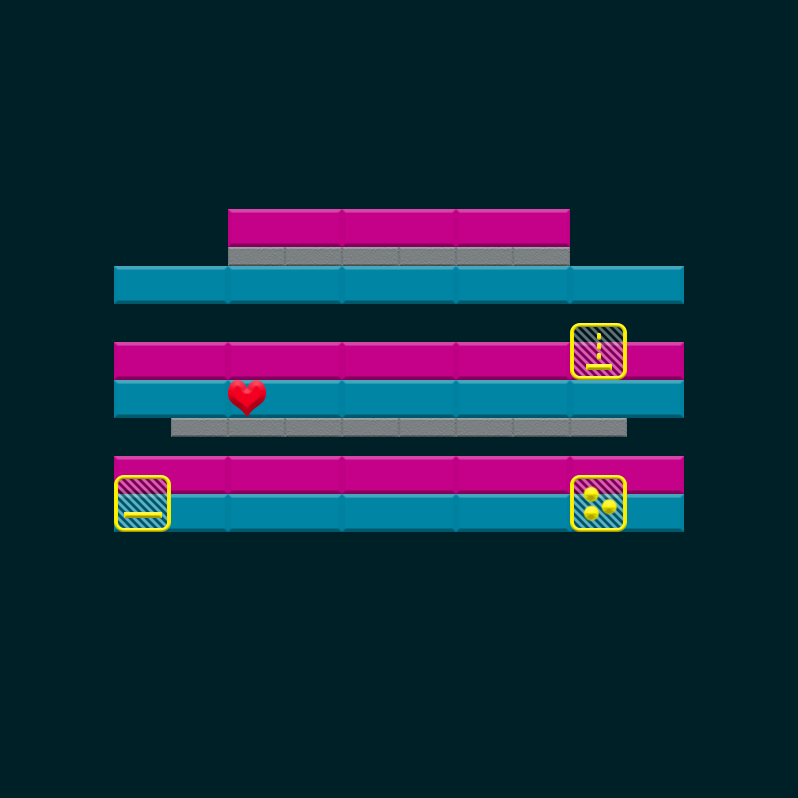

A 2D game scene composited from a Tiled map and its tileset images. What follows is a short description and the map's XML, with each tile layer's data collapsed to a summary:
An orthogonal 14x42 tile map with 57x19 px tiles, 2 tile layers (Bricks, Powerups), 3 tilesets.

<map version="1.0" tiledversion="1.0.3" orientation="orthogonal" renderorder="left-up" width="14" height="42" tilewidth="57" tileheight="19" backgroundcolor="#002028" nextobjectid="15">
 <properties>
  <property name="FinalBallSpeedPercentageIncrease" type="int" value="25" />
 </properties>
 <tileset firstgid="1" name="Bricks" tilewidth="114" tileheight="38" tilecount="18" columns="0">
  <tile id="0">
   <properties>
    <property name="HitsToDestroy" type="int" value="1" />
   </properties>
   <image width="114" height="38" source="../../../../SourceImages/Game/Brick-A1.png" />
  </tile>
  <tile id="1">
   <properties>
    <property name="HitsToDestroy" type="int" value="2" />
   </properties>
   <image width="114" height="38" source="../../../../SourceImages/Game/Brick-A2.png" />
  </tile>
  <tile id="2">
   <properties>
    <property name="HitsToDestroy" type="int" value="1" />
   </properties>
   <image width="114" height="38" source="../../../../SourceImages/Game/Brick-B1.png" />
  </tile>
  <tile id="3">
   <properties>
    <property name="HitsToDestroy" type="int" value="2" />
   </properties>
   <image width="114" height="38" source="../../../../SourceImages/Game/Brick-B2.png" />
  </tile>
  <tile id="4">
   <properties>
    <property name="HitsToDestroy" type="int" value="1" />
   </properties>
   <image width="114" height="38" source="../../../../SourceImages/Game/Brick-C1.png" />
  </tile>
  <tile id="5">
   <properties>
    <property name="HitsToDestroy" type="int" value="2" />
   </properties>
   <image width="114" height="38" source="../../../../SourceImages/Game/Brick-C2.png" />
  </tile>
  <tile id="6">
   <properties>
    <property name="HitsToDestroy" type="int" value="1" />
   </properties>
   <image width="114" height="38" source="../../../../SourceImages/Game/Brick-D1.png" />
  </tile>
  <tile id="7">
   <properties>
    <property name="HitsToDestroy" type="int" value="2" />
   </properties>
   <image width="114" height="38" source="../../../../SourceImages/Game/Brick-D2.png" />
  </tile>
  <tile id="8">
   <properties>
    <property name="HitsToDestroy" type="int" value="-1" />
   </properties>
   <image width="114" height="38" source="../../../../SourceImages/Game/Brick-E1.png" />
  </tile>
  <tile id="9">
   <properties>
    <property name="HitsToDestroy" type="int" value="1" />
   </properties>
   <image width="57" height="19" source="../../../../SourceImages/Game/SmallBrick-A1.png" />
  </tile>
  <tile id="10">
   <properties>
    <property name="HitsToDestroy" type="int" value="2" />
   </properties>
   <image width="57" height="19" source="../../../../SourceImages/Game/SmallBrick-A2.png" />
  </tile>
  <tile id="11">
   <properties>
    <property name="HitsToDestroy" type="int" value="1" />
   </properties>
   <image width="57" height="19" source="../../../../SourceImages/Game/SmallBrick-B1.png" />
  </tile>
  <tile id="12">
   <properties>
    <property name="HitsToDestroy" type="int" value="2" />
   </properties>
   <image width="57" height="19" source="../../../../SourceImages/Game/SmallBrick-B2.png" />
  </tile>
  <tile id="14">
   <properties>
    <property name="HitsToDestroy" type="int" value="1" />
   </properties>
   <image width="57" height="19" source="../../../../SourceImages/Game/SmallBrick-C1.png" />
  </tile>
  <tile id="15">
   <properties>
    <property name="HitsToDestroy" type="int" value="2" />
   </properties>
   <image width="57" height="19" source="../../../../SourceImages/Game/SmallBrick-C2.png" />
  </tile>
  <tile id="16">
   <properties>
    <property name="HitsToDestroy" type="int" value="1" />
   </properties>
   <image width="57" height="19" source="../../../../SourceImages/Game/SmallBrick-D1.png" />
  </tile>
  <tile id="17">
   <properties>
    <property name="HitsToDestroy" type="int" value="2" />
   </properties>
   <image width="57" height="19" source="../../../../SourceImages/Game/SmallBrick-D2.png" />
  </tile>
  <tile id="18">
   <properties>
    <property name="HitsToDestroy" type="int" value="-1" />
   </properties>
   <image width="57" height="19" source="../../../../SourceImages/Game/SmallBrick-E1.png" />
  </tile>
 </tileset>
 <tileset firstgid="20" name="Powerups" tilewidth="57" tileheight="57" tilecount="6" columns="0">
  <tile id="0">
   <properties>
    <property name="PowerupType" type="int" value="3" />
   </properties>
   <image width="57" height="57" source="../../../../SourceImages/Game/PowerupFireball.png" />
  </tile>
  <tile id="1">
   <properties>
    <property name="PowerupType" type="int" value="1" />
   </properties>
   <image width="57" height="57" source="../../../../SourceImages/Game/PowerupLargerPaddle.png" />
  </tile>
  <tile id="2">
   <properties>
    <property name="PowerupType" type="int" value="2" />
   </properties>
   <image width="57" height="57" source="../../../../SourceImages/Game/PowerupMultiBall.png" />
  </tile>
  <tile id="3">
   <properties>
    <property name="PowerupType" type="int" value="4" />
   </properties>
   <image width="57" height="57" source="../../../../SourceImages/Game/PowerupBullets.png" />
  </tile>
  <tile id="4">
   <properties>
    <property name="PowerupType" type="int" value="5" />
   </properties>
   <image width="57" height="57" source="../../../../SourceImages/Game/PowerupRockets.png" />
  </tile>
  <tile id="5">
   <properties>
    <property name="PowerupType" type="int" value="6" />
   </properties>
   <image width="38" height="38" source="../../../../SourceImages/Game/LifeUp.png" />
  </tile>
 </tileset>
 <tileset firstgid="26" name="Wormholes" tilewidth="57" tileheight="57" tilecount="2" columns="0">
  <tile id="2">
   <image width="57" height="57" source="../../../../SourceImages/Game/WormholeIn.png" />
  </tile>
  <tile id="3">
   <image width="57" height="57" source="../../../../SourceImages/Game/WormholeOut.png" />
  </tile>
 </tileset>
 <layer name="Bricks" width="14" height="42">
  <data>[588 cells, 42 non-empty, 3 distinct tile ids]</data>
 </layer>
 <layer name="Powerups" width="14" height="42">
  <data>[588 cells, 4 non-empty, 4 distinct tile ids]</data>
 </layer>
 <objectgroup name="Wormholes" />
</map>
